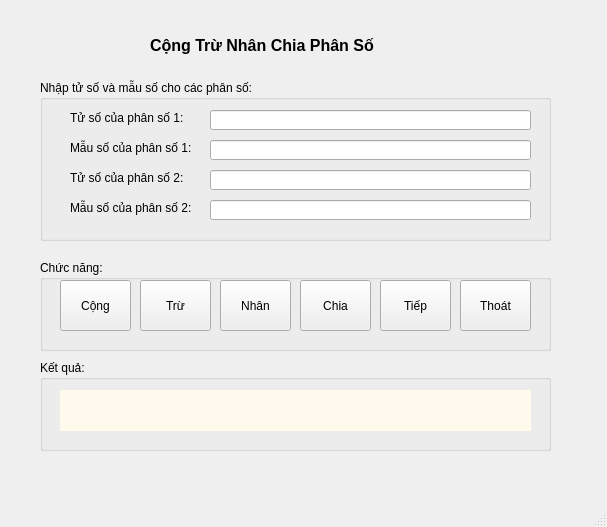
<?xml version="1.0" encoding="UTF-8"?>
<ui version="4.0">
 <class>MainWindow</class>
 <widget class="QMainWindow" name="MainWindow">
  <property name="geometry">
   <rect>
    <x>0</x>
    <y>0</y>
    <width>607</width>
    <height>527</height>
   </rect>
  </property>
  <property name="windowTitle">
   <string>MainWindow</string>
  </property>
  <widget class="QWidget" name="centralwidget">
   <widget class="QLabel" name="label">
    <property name="geometry">
     <rect>
      <x>150</x>
      <y>20</y>
      <width>271</width>
      <height>51</height>
     </rect>
    </property>
    <property name="font">
     <font>
      <pointsize>12</pointsize>
      <weight>75</weight>
      <bold>true</bold>
     </font>
    </property>
    <property name="text">
     <string>Cộng Trừ Nhân Chia Phân Số</string>
    </property>
   </widget>
   <widget class="QGroupBox" name="groupBoxInput">
    <property name="geometry">
     <rect>
      <x>40</x>
      <y>80</y>
      <width>511</width>
      <height>161</height>
     </rect>
    </property>
    <property name="title">
     <string>Nhập tử số và mẫu số cho các phân số:</string>
    </property>
    <widget class="QLabel" name="labelTuSo1">
     <property name="geometry">
      <rect>
       <x>30</x>
       <y>30</y>
       <width>141</width>
       <height>16</height>
      </rect>
     </property>
     <property name="text">
      <string>Tử số của phân số 1:</string>
     </property>
    </widget>
    <widget class="QLineEdit" name="lineEditTuSo1">
     <property name="geometry">
      <rect>
       <x>170</x>
       <y>30</y>
       <width>321</width>
       <height>20</height>
      </rect>
     </property>
    </widget>
    <widget class="QLabel" name="labelMauSo1">
     <property name="geometry">
      <rect>
       <x>30</x>
       <y>60</y>
       <width>141</width>
       <height>16</height>
      </rect>
     </property>
     <property name="text">
      <string>Mẫu số của phân số 1:</string>
     </property>
    </widget>
    <widget class="QLineEdit" name="lineEditMauSo1">
     <property name="geometry">
      <rect>
       <x>170</x>
       <y>60</y>
       <width>321</width>
       <height>20</height>
      </rect>
     </property>
    </widget>
    <widget class="QLineEdit" name="lineEditTuSo2">
     <property name="geometry">
      <rect>
       <x>170</x>
       <y>90</y>
       <width>321</width>
       <height>20</height>
      </rect>
     </property>
    </widget>
    <widget class="QLabel" name="labelTuSo2">
     <property name="geometry">
      <rect>
       <x>30</x>
       <y>90</y>
       <width>141</width>
       <height>16</height>
      </rect>
     </property>
     <property name="text">
      <string>Tử số của phân số 2:</string>
     </property>
    </widget>
    <widget class="QLineEdit" name="lineEditMauSo2">
     <property name="geometry">
      <rect>
       <x>170</x>
       <y>120</y>
       <width>321</width>
       <height>20</height>
      </rect>
     </property>
    </widget>
    <widget class="QLabel" name="labelMauSo2">
     <property name="geometry">
      <rect>
       <x>30</x>
       <y>120</y>
       <width>141</width>
       <height>16</height>
      </rect>
     </property>
     <property name="text">
      <string>Mẫu số của phân số 2:</string>
     </property>
    </widget>
   </widget>
   <widget class="QGroupBox" name="groupBoxChucNang">
    <property name="geometry">
     <rect>
      <x>40</x>
      <y>260</y>
      <width>511</width>
      <height>91</height>
     </rect>
    </property>
    <property name="title">
     <string>Chức năng:</string>
    </property>
    <widget class="QPushButton" name="pushButtonCong">
     <property name="geometry">
      <rect>
       <x>20</x>
       <y>20</y>
       <width>71</width>
       <height>51</height>
      </rect>
     </property>
     <property name="text">
      <string>Cộng</string>
     </property>
    </widget>
    <widget class="QPushButton" name="pushButtonTru">
     <property name="geometry">
      <rect>
       <x>100</x>
       <y>20</y>
       <width>71</width>
       <height>51</height>
      </rect>
     </property>
     <property name="text">
      <string>Trừ</string>
     </property>
    </widget>
    <widget class="QPushButton" name="pushButtonNhan">
     <property name="geometry">
      <rect>
       <x>180</x>
       <y>20</y>
       <width>71</width>
       <height>51</height>
      </rect>
     </property>
     <property name="text">
      <string>Nhân</string>
     </property>
    </widget>
    <widget class="QPushButton" name="pushButtonChia">
     <property name="geometry">
      <rect>
       <x>260</x>
       <y>20</y>
       <width>71</width>
       <height>51</height>
      </rect>
     </property>
     <property name="text">
      <string>Chia</string>
     </property>
    </widget>
    <widget class="QPushButton" name="pushButtonTiep">
     <property name="geometry">
      <rect>
       <x>340</x>
       <y>20</y>
       <width>71</width>
       <height>51</height>
      </rect>
     </property>
     <property name="text">
      <string>Tiếp</string>
     </property>
    </widget>
    <widget class="QPushButton" name="pushButtonThoat">
     <property name="geometry">
      <rect>
       <x>420</x>
       <y>20</y>
       <width>71</width>
       <height>51</height>
      </rect>
     </property>
     <property name="text">
      <string>Thoát</string>
     </property>
    </widget>
   </widget>
   <widget class="QGroupBox" name="groupBoxKetQua">
    <property name="geometry">
     <rect>
      <x>40</x>
      <y>360</y>
      <width>511</width>
      <height>91</height>
     </rect>
    </property>
    <property name="title">
     <string>Kết quả:</string>
    </property>
    <widget class="QLabel" name="labelKetQua">
     <property name="enabled">
      <bool>false</bool>
     </property>
     <property name="geometry">
      <rect>
       <x>20</x>
       <y>30</y>
       <width>471</width>
       <height>41</height>
      </rect>
     </property>
     <property name="styleSheet">
      <string notr="true">background: rgb(255, 250, 235);</string>
     </property>
     <property name="text">
      <string/>
     </property>
    </widget>
   </widget>
  </widget>
  <widget class="QMenuBar" name="menubar">
   <property name="geometry">
    <rect>
     <x>0</x>
     <y>0</y>
     <width>607</width>
     <height>25</height>
    </rect>
   </property>
  </widget>
  <widget class="QStatusBar" name="statusbar"/>
 </widget>
 <tabstops>
  <tabstop>lineEditTuSo1</tabstop>
  <tabstop>lineEditMauSo1</tabstop>
  <tabstop>lineEditTuSo2</tabstop>
  <tabstop>lineEditMauSo2</tabstop>
  <tabstop>pushButtonCong</tabstop>
  <tabstop>pushButtonTru</tabstop>
  <tabstop>pushButtonNhan</tabstop>
  <tabstop>pushButtonChia</tabstop>
  <tabstop>pushButtonTiep</tabstop>
  <tabstop>pushButtonThoat</tabstop>
  <tabstop>pushButton_7</tabstop>
  <tabstop>pushButton_8</tabstop>
  <tabstop>pushButton_5</tabstop>
  <tabstop>pushButton_6</tabstop>
 </tabstops>
 <resources/>
 <connections/>
</ui>
